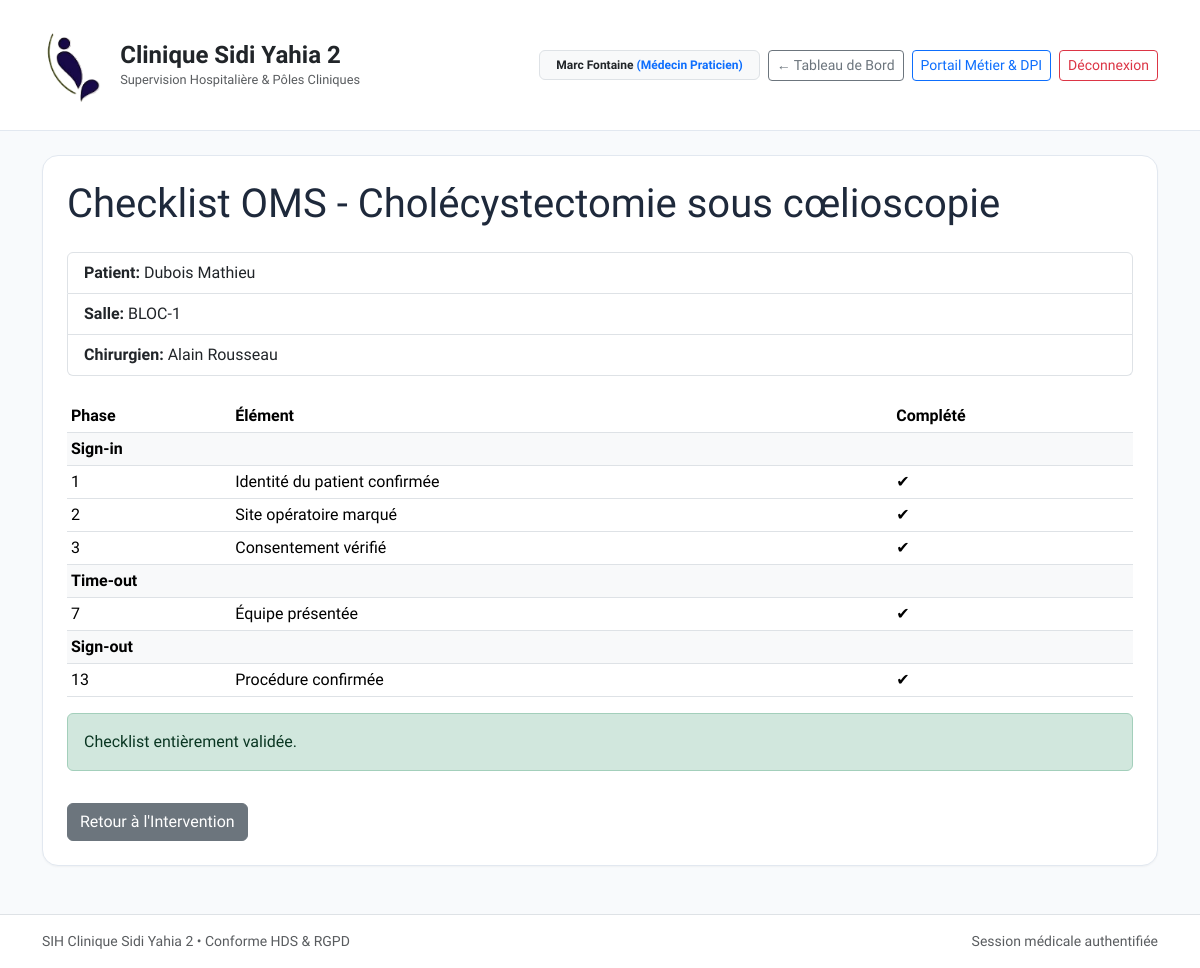
The page /chirurgie/checklist/1/ (signed in) on the database its author committed.
### apps/core/models.py (models this page shows, shortened)
class CustomUser(AbstractUser):
    role = models.CharField(
        max_length=30,
        choices=UserRole.choices,
        default=UserRole.MEDECIN,
        verbose_name="Rôle hospitalier",
    )
    department = models.ForeignKey(
        Department,
        on_delete=models.PROTECT,
        null=True,
        blank=True,
        related_name="staff_members",
        verbose_name="Département d'affectation",
    )
    license_number = models.CharField(
        max_length=30,
        blank=True,
        verbose_name="Numéro RPPS / ADELI",
        help_text="Identifiant national des professionnels de santé",
    )
    phone_number = models.CharField(
        max_length=20,
        blank=True,
        verbose_name="Numéro de téléphone d'urgence / Bip",
    )
    class Meta:
        verbose_name = "Personnel Médical / Utilisateur"
        verbose_name_plural = "Personnel Médical / Utilisateurs"

class AuditableModel(models.Model):
    created_at = models.DateTimeField(
        auto_now_add=True,
        verbose_name="Date de création",
        help_text="Horodatage immuable de l'enregistrement",
    )
    updated_at = models.DateTimeField(
        auto_now=True,
        verbose_name="Dernière mise à jour",
        help_text="Horodatage automatique de la dernière modification",
    )
    class Meta:
        abstract = True

class Patient(AuditableModel):
    ipp = models.CharField(
        max_length=20,
        unique=True,
        editable=False,
        verbose_name="IPP (Identifiant Permanent Patient)",
        help_text="Format normalisé : IPP-YYYY-XXXXXX",
    )
    nir = models.CharField(
        max_length=15,
        unique=True,
        validators=[validate_french_nir],
        verbose_name="Numéro de Sécurité Sociale (NIR)",
        help_text="15 caractères avec clé de contrôle",
    )
    last_name = models.CharField(max_length=100, verbose_name="Nom usuel")
    first_name = models.CharField(max_length=100, verbose_name="Prénom")
    maiden_name = models.CharField(max_length=100, blank=True, verbose_name="Nom de naissance")
    birth_date = models.DateField(verbose_name="Date de naissance")
    gender = models.CharField(
        max_length=1,
        choices=[("M", "Masculin"), ("F", "Féminin"), ("I", "Indéterminé")],
        verbose_name="Sexe biologique",
    )
    blood_group = models.CharField(
        max_length=4,
        choices=BloodGroup.choices,
        default=BloodGroup.INDETERMINE,
        verbose_name="Groupe sanguin & Rhésus",
    )
    current_status = models.ForeignKey(
        PatientStatusConfig,
        on_delete=models.PROTECT,
        null=True,
        blank=True,
        related_name="patients",
        verbose_name="Statut actuel du patient",
    )
    status_updated_at = models.DateTimeField(
        null=True,
        blank=True,
        verbose_name="Dernier changement de statut",
    )
    known_allergies = models.TextField(blank=True, verbose_name="Allergies connues")
    major_medical_history = models.TextField(blank=True, verbose_name="Antécédents médico-chirurgicaux majeurs")
    ongoing_treatments = models.TextField(blank=True, verbose_name="Traitements en cours")
    trusted_person_name = models.CharField(max_length=120, blank=True, verbose_name="Personne de confiance / Représentant légal")
    trusted_person_relation = models.CharField(
        max_length=80,
        blank=True,
        default="Représentant légal / Tuteur",
        verbose_name="Qualité du représentant légal",
    )
    trusted_person_phone = models.CharField(max_length=25, blank=True, verbose_name="Téléphone de la personne de confiance")
    phone = models.CharField(max_length=25, blank=True, verbose_name="Téléphone patient")
    email = models.EmailField(blank=True, verbose_name="Adresse courriel")
    address = models.CharField(max_length=255, blank=True, verbose_name="Adresse postale")
    city = models.CharField(max_length=100, blank=True, verbose_name="Ville / Commune")
    state_province = models.CharField(max_length=100, blank=True, verbose_name="Wilaya / Province / État")
    national_id_number = models.CharField(max_length=50, blank=True, verbose_name="N° PC ou Carte d'Identité (CI)")
    class Meta:
        verbose_name = "Dossier Patient Unique (DPI)"
        verbose_name_plural = "Dossiers Patients Uniques (DPI)"
        ordering = ["last_name", "first_name"]

### apps/chirurgie/models.py (models this page shows, shortened)
class SafetyChecklistOMS(AuditableModel):
    intervention = models.OneToOneField(
        SurgicalIntervention,
        on_delete=models.CASCADE,
        related_name="safety_checklist",
        verbose_name="Intervention chirurgicale",
    )
    signin_patient_identity_confirmed = models.BooleanField(
        default=False, verbose_name="1. Identité du patient confirmée (Nom, Date de naissance, Bracelet)"
    )
    signin_site_marked = models.BooleanField(
        default=False, verbose_name="2. Site opératoire clairement marqué / ou non applicable"
    )
    signin_consent_verified = models.BooleanField(
        default=False, verbose_name="3. Consentement éclairé et dossier d'anesthésie vérifiés"
    )
    signin_allergy_risk_checked = models.BooleanField(
        default=False, verbose_name="4. Risque d'allergie vérifié et documenté"
    )
    signin_airway_risk_evaluated = models.BooleanField(
        default=False, verbose_name="5. Risque d'inhalation / intubation difficile évalué et matériel prêt"
    )
    signin_bleeding_risk_evaluated = models.BooleanField(
        default=False, verbose_name="6. Risque hémorragique évalué (> 500 mL) et abord veineux sécurisé"
    )
    signin_completed_by = models.CharField(
        max_length=120, blank=True, verbose_name="Sign-in validé par (Nom & Qualité)"
    )
    timeout_team_introduced = models.BooleanField(
        default=False, verbose_name="7. Présentation des membres de l'équipe (Chirurgien, MAR, IADE, IBODE)"
    )
    timeout_reconfirmation_procedure = models.BooleanField(
        default=False, verbose_name="8. Reconfirmation orale : Patient, Intervention et Installation"
    )
    timeout_antibiotic_prophylaxis = models.BooleanField(
        default=False, verbose_name="9. Antibioprophylaxie administrée dans les 60 min (ou sans objet)"
    )
    timeout_critical_steps_reviewed = models.BooleanField(
        default=False, verbose_name="10. Étapes critiques et durée estimée partagées par l'équipe"
    )
    timeout_sterility_confirmed = models.BooleanField(
        default=False, verbose_name="11. Stérilité du matériel chirurgical confirmée par l'IBODE"
    )
    timeout_imaging_displayed = models.BooleanField(
        default=False, verbose_name="12. Imagerie médicale requise affichée en salle"
    )
    timeout_completed_by = models.CharField(
        max_length=120, blank=True, verbose_name="Time-out validé par (Nom & Qualité)"
    )
    signout_procedure_confirmed = models.BooleanField(
        default=False, verbose_name="13. Confirmation orale du geste effectivement réalisé"
    )
    signout_instrument_count_correct = models.BooleanField(
        default=False, verbose_name="14. Compte final des compresses, aiguilles et instruments exact"
    )
    signout_specimen_labeled = models.BooleanField(
        default=False, verbose_name="15. Étiquetage des prélèvements anatomopathologiques vérifié à haute voix"
    )
    signout_postop_plan_reviewed = models.BooleanField(
        default=False, verbose_name="16. Consignes postopératoires de surveillance SSPI validées"
    )
    signout_completed_by = models.CharField(
        max_length=120, blank=True, verbose_name="Sign-out validé par (Nom & Qualité)"
    )
    is_fully_validated = models.BooleanField(
        default=False, verbose_name="Checklist OMS 100% conforme et complète"
    )
    class Meta:
        verbose_name = "Checklist Sécurité OMS (Bloc)"
        verbose_name_plural = "Checklists Sécurité OMS (Bloc)"

class SurgicalIntervention(AuditableModel):
    patient = models.ForeignKey(
        Patient,
        on_delete=models.CASCADE,
        related_name="surgical_interventions",
        verbose_name="Patient (DPI)",
    )
    operating_room = models.ForeignKey(
        OperatingRoom,
        on_delete=models.PROTECT,
        related_name="interventions",
        verbose_name="Salle d'opération",
    )
    lead_surgeon = models.ForeignKey(
        CustomUser,
        on_delete=models.PROTECT,
        limit_choices_to={"role__in": [UserRole.CHIRURGIEN, UserRole.MEDECIN]},
        related_name="lead_surgeries",
        verbose_name="Chirurgien principal",
    )
    anesthesiologist = models.ForeignKey(
        CustomUser,
        on_delete=models.PROTECT,
        null=True,
        blank=True,
        limit_choices_to={"role__in": [UserRole.MEDECIN, UserRole.CHIRURGIEN]},
        related_name="anesthesia_surgeries",
        verbose_name="Médecin Anesthésiste-Réanimateur (MAR)",
    )
    scheduled_start = models.DateTimeField(verbose_name="Début d'intervention prévu")
    scheduled_end = models.DateTimeField(verbose_name="Fin d'intervention prévue")
    procedure_name = models.CharField(max_length=255, verbose_name="Intitulé de l'acte chirurgical")
    surgical_indication = models.TextField(verbose_name="Indication opératoire")
    priority = models.CharField(
        max_length=25,
        choices=SurgicalPriority.choices,
        default=SurgicalPriority.PROGRAMMEE,
        verbose_name="Niveau d'urgence",
    )
    status = models.CharField(
        max_length=20,
        choices=InterventionStatus.choices,
        default=InterventionStatus.PLANIFIEE,
        verbose_name="Statut opératoire",
    )
    class Meta:
        verbose_name = "Intervention Chirurgicale"
        verbose_name_plural = "Interventions Chirurgicales"
        ordering = ["scheduled_start"]

class OperatingRoom(AuditableModel):
    code = models.CharField(max_length=20, unique=True, verbose_name="Code salle")
    name = models.CharField(max_length=100, verbose_name="Désignation de la salle")
    is_septic = models.BooleanField(default=False, verbose_name="Salle dédiée septique")
    is_available = models.BooleanField(default=True, verbose_name="Opérationnelle")
    equipment_summary = models.TextField(blank=True, verbose_name="Équipements intégrés (Coloscopie, Laser, etc.)")
    class Meta:
        verbose_name = "Salle de Bloc Opératoire"
        verbose_name_plural = "Salles de Bloc Opératoire"
        ordering = ["code"]

### apps/chirurgie/views.py (the view)
# urls.py: path("checklist/<int:pk>/", views.ChecklistDetailView.as_view(), name="checklist_detail"),
class ChecklistDetailView(LoginRequiredMixin, RoleRequiredMixin, DetailView):
    model = SafetyChecklistOMS
    template_name = "chirurgie/checklist_detail.html"
    context_object_name = "checklist"

### apps/chirurgie/views.py (called while the page is built)
def user_has_chirurgien_or_medecin(user):
    return user.is_authenticated and (
        user.is_superuser or user.role in [UserRole.ADMIN, UserRole.CHIRURGIEN, UserRole.MEDECIN, UserRole.INFIRMIER]
    )

    def test_func(self):
        return user_has_chirurgien_or_medecin(self.request.user)

### apps/core/context_processors.py (called while the page is built)
def clinic_branding(request: HttpRequest) -> Dict[str, str]:
    return {
        "CLINIC_LOGO_DATA_URI": get_clinic_logo_data_uri(),
    }

### templates/chirurgie/checklist_detail.html (shortened to what this page needs)
{% extends 'base.html' %}
{% load static %}
{% block content %}
<h1 class="mb-4">Checklist OMS - {{ checklist.intervention.procedure_name }}</h1>
<ul class="list-group mb-4">
  <li class="list-group-item"><strong>Patient:</strong> {{ checklist.intervention.patient.last_name }} {{ checklist.intervention.patient.first_name }}</li>
  <li class="list-group-item"><strong>Salle:</strong> {{ checklist.intervention.operating_room.code }}</li>
  <li class="list-group-item"><strong>Chirurgien:</strong> {{ checklist.intervention.lead_surgeon.get_full_name }}</li>
</ul>
<table class="table table-sm">
  <thead>
    <tr><th>Phase</th><th>Élément</th><th>Complété</th></tr>
  </thead>
  <tbody>
    <tr><td colspan="3" class="fw-bold bg-light">Sign‑in</td></tr>
    <tr><td>1</td><td>Identité du patient confirmée</td><td>{% if checklist.signin_patient_identity_confirmed %}✔{% else %}✖{% endif %}</td></tr>
    <tr><td>2</td><td>Site opératoire marqué</td><td>{% if checklist.signin_site_marked %}✔{% else %}✖{% endif %}</td></tr>
    <tr><td>3</td><td>Consentement vérifié</td><td>{% if checklist.signin_consent_verified %}✔{% else %}✖{% endif %}</td></tr>
    <tr><td colspan="3" class="fw-bold bg-light">Time‑out</td></tr>
    <tr><td>7</td><td>Équipe présentée</td><td>{% if checklist.timeout_team_introduced %}✔{% else %}✖{% endif %}</td></tr>
    <tr><td colspan="3" class="fw-bold bg-light">Sign‑out</td></tr>
    <tr><td>13</td><td>Procédure confirmée</td><td>{% if checklist.signout_procedure_confirmed %}✔{% else %}✖{% endif %}</td></tr>
  </tbody>
</table>
{% if checklist.is_fully_validated %}
<div class="alert alert-success" role="alert">Checklist entièrement validée.</div>
{% else %}
<div class="alert alert-warning" role="alert">Checklist incomplète.</div>
{% endif %}
<a href="{% url 'chirurgie:intervention_detail' checklist.intervention.pk %}" class="btn btn-secondary mt-3">Retour à l'Intervention</a>
{% endblock %}

### templates/base.html (shortened to what this page needs)
<!DOCTYPE html>
<html lang="fr">
<head>
    <link href="https://cdn.jsdelivr.net/npm/bootstrap@5.3.3/dist/css/bootstrap.min.css" rel="stylesheet">
</head>
<body class="d-flex flex-column min-vh-100">
    <nav class="navbar navbar-expand-lg sih-navbar py-3 mb-4">
        <div class="container">
            <a class="navbar-brand fw-bold text-dark d-flex align-items-center gap-3" href="{% url 'home_dashboard' %}">
                <img src="{{ CLINIC_LOGO_DATA_URI|default:'/static/images/logo_clinique.png' }}"
                    alt="Logo Clinique Sidi Yahia 2" style="height: 88px; width: auto; object-fit: contain;">
                <div>
                    <div class="fs-4 fw-bold lh-sm">Clinique Sidi Yahia 2</div>
                    <div class="text-muted fw-normal" style="font-size: 0.8rem;">Supervision Hospitalière &amp; Pôles
                        Cliniques</div>
                </div>
            </a>
            <div class="d-flex align-items-center gap-2 ms-auto flex-wrap">
                {% if request.user.is_authenticated %}
                <span class="badge bg-light text-dark border px-3 py-2">
                    {{ request.user.get_full_name|default:request.user.username }}
                    <span class="text-primary fw-bold">({{ request.user.get_role_display }})</span>
                </span>
                {% endif %}
                <a href="{% url 'home_dashboard' %}" class="btn btn-sm btn-outline-secondary">
                    &larr; Tableau de Bord
                </a>
                <a href="/admin/" class="btn btn-sm btn-outline-primary">
                    Portail Métier &amp; DPI
                </a>
                <a href="{% url 'logout' %}" class="btn btn-sm btn-outline-danger">
                    Déconnexion
                </a>
            </div>
        </div>
    </nav>
    <main class="container mb-5 flex-grow-1">
        <div class="sih-card p-4">
            {% block content %}{% endblock %}
        </div>
    </main>
    <footer class="bg-white border-top py-3 mt-auto">
        <div class="container d-flex justify-content-between text-muted small">
            <span>SIH Clinique Sidi Yahia 2 &bull; Conforme HDS &amp; RGPD</span>
            <span>Session médicale authentifiée</span>
        </div>
    </footer>
</body>
</html>

### templates/base.html (style rules this page uses)
body { font-family: 'Plus Jakarta Sans', sans-serif; background-color: #f8fafc; color: #1e293b; }
.sih-navbar { background: #ffffff; border-bottom: 1px solid #e2e8f0; }
.sih-card { background: #ffffff; border: 1px solid #e2e8f0; border-radius: 1rem; box-shadow: 0 1px 2px 0 rgba(0, 0, 0, 0.04); }

### rows shown on the page
CustomUser: user.get_full_name "Marc Fontaine", user.role "Médecin Praticien"
SafetyChecklistOMS: intervention.procedure_name "Cholécystectomie sous cœlioscopie", intervention.patient.last_name "Dubois", intervention.patient.first_name "Mathieu", intervention.operating_room.code "BLOC-1", intervention.lead_surgeon.get_full_name "Alain Rousseau"
